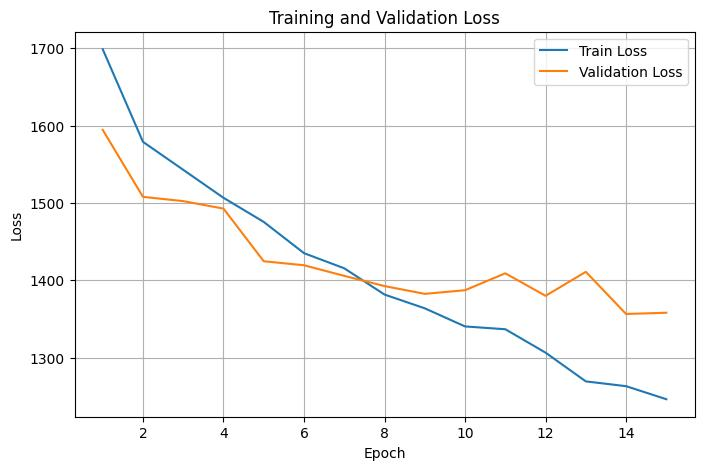
#> input picture imgs/loss.jpeg, 704 x 470 px, found by its file name; its folder holds only this picture in this run
$ jupyter execute --allow-errors EDA.ipynb   (older library calls are emulated)
#> lines starting #> are read from the running program, lines starting #| are printed output that depends on the picture
[cell 1]
from pathlib import Path
import os
import numpy as np
import matplotlib.pyplot as plt
from collections import Counter

data_path = Path('ReDWeb_V1/')

[cell 2]
from torch.utils.data import Dataset
import cv2

class ReDWebDataset(Dataset):
    def __init__(self, rgb_paths, depth_paths, transform=None):
        self.rgb_paths = rgb_paths
        self.depth_paths = depth_paths
        self.transform = transform

    def __len__(self):
        return len(self.rgb_paths)

    def __getitem__(self, idx):
        img = cv2.imread(self.rgb_paths[idx])
        depth = cv2.imread(self.depth_paths[idx], cv2.IMREAD_UNCHANGED)

        if self.transform:
            img, depth = self.transform(img, depth)
        return img, depth

[cell 3]
filenames = os.listdir(data_path / 'Imgs')

images_filenames = [data_path / 'Imgs' / filename for filename in filenames]
depths_filenames = [data_path / 'RDs' / f"{filename.split('.')[0]}.png" for filename in filenames]

full_dataset = ReDWebDataset(images_filenames, depths_filenames)

[cell 4]
max_samples = min(500, len(full_dataset))
rgb_sizes = []
depth_sizes = []

for i in range(max_samples):
    img_path = images_filenames[i]
    depth_path = depths_filenames[i]

    img = cv2.imread(str(img_path))
#> img is the input picture: shape (470, 704, 3); mean B, G, R 248, 248.4, 248.4
    depth = cv2.imread(str(depth_path), cv2.IMREAD_UNCHANGED)

    if img is None or depth is None:
        continue

    rgb_sizes.append((img.shape[1], img.shape[0]))   # w, h
    depth_sizes.append((depth.shape[1], depth.shape[0]))

rgb_counter = Counter(rgb_sizes)
#> rgb_counter = {(704, 470): 1}
depth_counter = Counter(depth_sizes)
#> depth_counter = {(704, 470): 1}

print("\nMost common RGB resolutions (width, height):")
for (w, h), c in rgb_counter.most_common(5):
    print(f"  {w}x{h}: {c} images")

print("\nMost common depth resolutions (width, height):")
for (w, h), c in depth_counter.most_common(5):
    print(f"  {w}x{h}: {c} depth maps")

rgb_widths  = [w for w, h in rgb_sizes]
#> rgb_widths = [704]
rgb_heights = [h for w, h in rgb_sizes]
#> rgb_heights = [470]

plt.figure(figsize=(12,4))
plt.subplot(1,2,1)
plt.hist(rgb_widths, bins=20)
plt.title("RGB Width Distribution")
plt.xlabel("Width")
plt.ylabel("Count")

plt.subplot(1,2,2)
plt.hist(rgb_heights, bins=20)
plt.title("RGB Height Distribution")
plt.xlabel("Height")
plt.ylabel("Count")
plt.tight_layout()
plt.show()
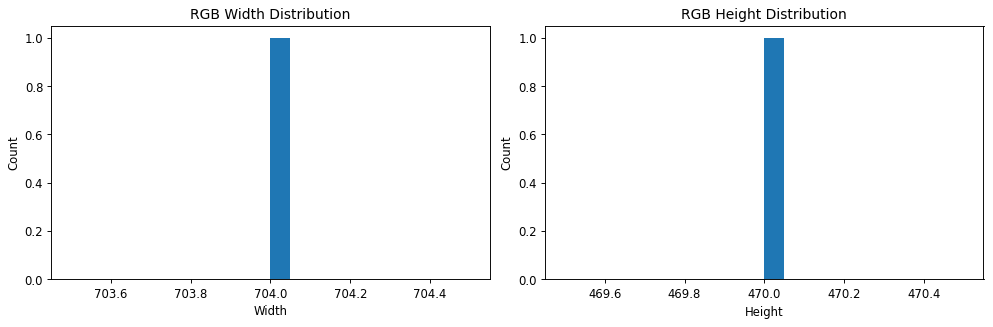
#> figure drawn by matplotlib, 2 panels; panel 1: tallest bar 1 high, from x = 704 to 704; panel 2: tallest bar 1 high, from x = 470 to 470.1

[cell 5]
depth_values_sampled = []

max_depth_samples = min(200, len(full_dataset))
for i in range(max_depth_samples):
    depth = cv2.imread(str(depths_filenames[i]), cv2.IMREAD_UNCHANGED)
    if depth is None:
        continue

    vals = depth.flatten()
    vals = vals[vals > 0]
    if vals.size > 0:
        depth_values_sampled.append(vals)

if depth_values_sampled:
    depth_values = np.concatenate(depth_values_sampled)

    print("\nDepth value stats (non-zero):")
    print(f"  Min:  {depth_values.min():.4f}")
#|   Min:  1.0000
    print(f"  Max:  {depth_values.max():.4f}")
#|   Max:  255.0000
    print(f"  Mean: {depth_values.mean():.4f}")
#|   Mean: 249.3335
    print(f"  Std:  {depth_values.std():.4f}")
#|   Std:  26.9257

    plt.figure(figsize=(8,4))
    plt.hist(depth_values, bins=100)
    plt.title("Depth Value Distribution (sampled, non-zero)")
    plt.xlabel("Depth value")
    plt.ylabel("Frequency")
    plt.tight_layout()
    plt.show()
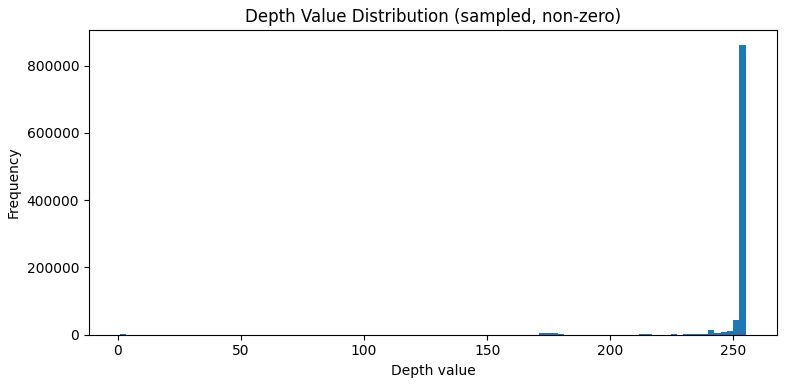
#> figure drawn by matplotlib, 1 panel; tallest bar 862102 high, from x = 252.5 to 255

[cell 6]
import random

def load_pair(idx):
#> called with idx = 0
    img = cv2.imread(str(images_filenames[idx]))
    depth = cv2.imread(str(depths_filenames[idx]), cv2.IMREAD_UNCHANGED)

    img_rgb = cv2.cvtColor(img, cv2.COLOR_BGR2RGB)
    return img_rgb, depth

def overlay_depth_grid(num_samples=4, alpha=0.5):
    indices = random.sample(range(len(full_dataset)), num_samples)

    plt.figure(figsize=(16, 12))

    for i, idx in enumerate(indices):
        img_rgb, depth = load_pair(idx)

        # Resize
        if depth.shape[:2] != img_rgb.shape[:2]:
            depth_resized = cv2.resize(
                depth, (img_rgb.shape[1], img_rgb.shape[0]),
                interpolation=cv2.INTER_NEAREST
            )
        else:
            depth_resized = depth

        # Normalize
        depth_norm = depth_resized.astype(np.float32)
        if depth_norm.max() > 0:
            depth_norm /= depth_norm.max()

        plt.subplot(2, 2, i + 1)
        plt.imshow(img_rgb)
        plt.imshow(depth_norm, cmap='inferno', alpha=alpha)
        plt.title(f"Overlay #{idx}")
        plt.axis("off")

    plt.tight_layout()
    plt.show()

# Run it
#> (the rest of this cell did not finish here and is left out)

[cell 7]
def show_depth_edges(idx):
    img_rgb, depth = load_pair(idx)
    gray = cv2.cvtColor(img_rgb, cv2.COLOR_RGB2GRAY)

    if depth.shape[:2] != gray.shape[:2]:
        depth = cv2.resize(depth, (gray.shape[1], gray.shape[0]),
                           interpolation=cv2.INTER_NEAREST)


    edges_rgb = cv2.Canny(gray, 100, 200)
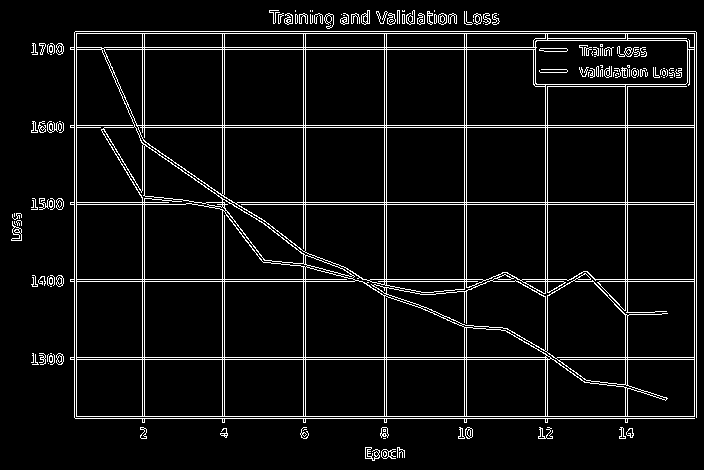
#> edges_rgb: shape (470, 704); 6.5% white in thin lines or dots
    depth_float = depth.astype(np.float32)
    depth_float[depth_float <= 0] = 0
    dx = cv2.Sobel(depth_float, cv2.CV_32F, 1, 0, ksize=3)
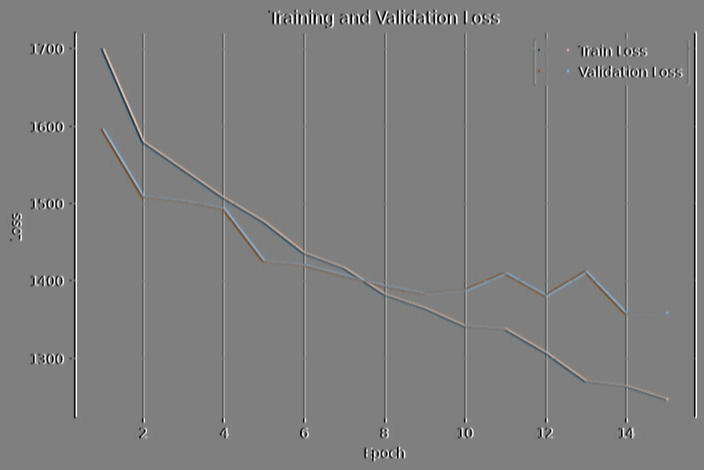
#> dx: shape (470, 704, 3) float32; mean B, G, R 0, 0, 0; drawn with min black and max white
    dy = cv2.Sobel(depth_float, cv2.CV_32F, 0, 1, ksize=3)
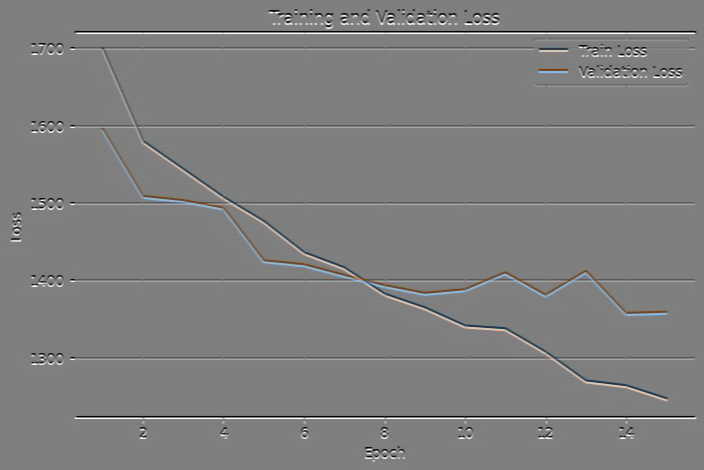
#> dy: shape (470, 704, 3) float32; mean B, G, R 0, 0, 0; drawn with min black and max white
    mag = np.sqrt(dx**2 + dy**2)
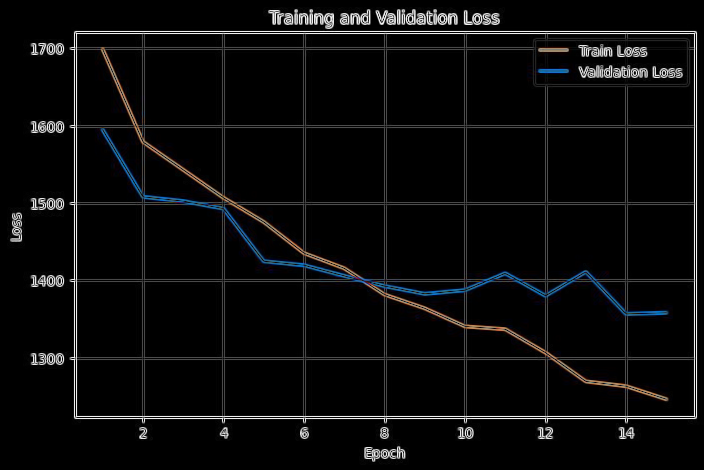
#> mag: shape (470, 704, 3) float32; mean B, G, R 48.5, 46.8, 46.4; drawn with min black and max white

    # Normalize
    if mag.max() > 0:
        mag_vis = (mag / mag.max() * 255).astype(np.uint8)
    else:
        mag_vis = mag.astype(np.uint8)

    plt.figure(figsize=(12,4))
    plt.subplot(1,3,1)
    plt.imshow(img_rgb)
    plt.title(f"RGB #{idx}")
    plt.axis("off")

    plt.subplot(1,3,2)
    plt.imshow(edges_rgb, cmap="gray")
    plt.title("RGB edges (Canny)")
    plt.axis("off")

    plt.subplot(1,3,3)
    plt.imshow(mag_vis, cmap="inferno")
    plt.title("Depth gradient magnitude")
    plt.axis("off")

    plt.tight_layout()
    plt.show()
#> figure, not shown here; B, G, R data is drawn as R, G, B

print("Depth edge vs RGB edge example:")
show_depth_edges(random.randint(0, len(full_dataset) - 1))
